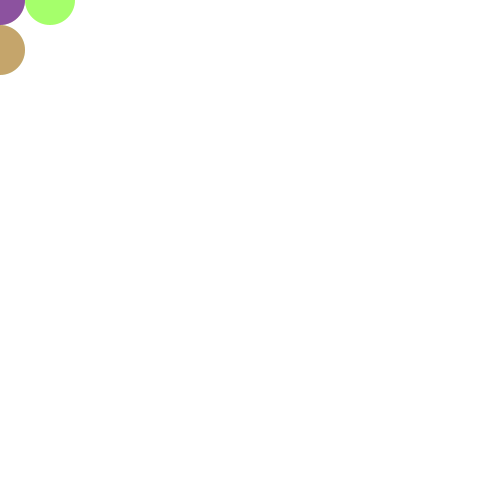
Frame 1 (no input)
Frame 60 (the mouse pressed at the canvas centre just before this capture): identical to frame 1, image omitted
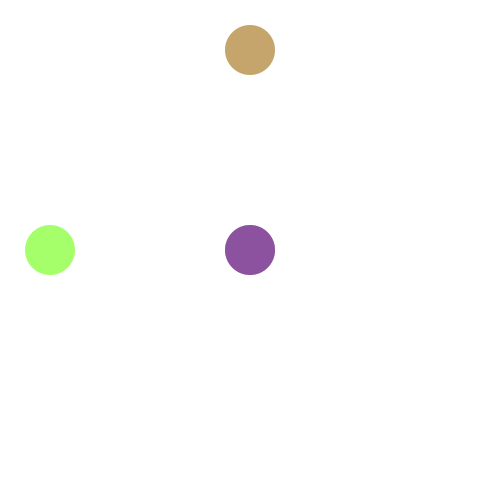
Frame 120 (the mouse held since frame 60 and released just before this capture)

The Processing sketch that drew these frames (run headless with seeded random() and noise(); from frame 60 on, the mouse is pressed at the canvas centre):

// Processing sketch: processing_36152
// ── processing_36152.pde

void setup(){
  size(500,500);
 

 }
  
  void draw(){
      background(255);
    smooth();
    noStroke();
    fill(255,0,0,50);
      
   
  
   fill(0,0,255,90);   
    ellipse(mouseY,mouseX,50,50);
    fill(255,255,0,90);
        ellipse(mouseX,mouseY,50,50);
         fill(255,0,0,90);
   ellipse(mouseX,mouseX,50,50);
   fill(0,0,255,90);
     ellipse(mouseY,mouseY,50,50);
      fill(0,255,0,90);
   ellipse(mouseX,50,50,50);
    fill(255,0,0,90);
   ellipse(mouseY,50,50,50);
   fill(255,255,0,90);
   ellipse(50,mouseX,50,50);
    fill(0,255,0,90);
   ellipse(50,mouseY,50,50);
   
    
}
                
                
